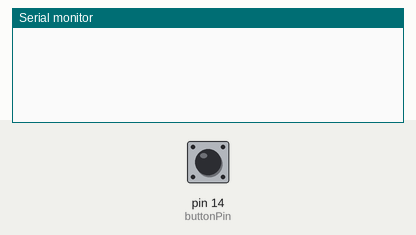
A sketch run on a simulated Arduino Uno, built with avr-gcc and run on an emulated ATmega328P. Parts: the last lines printed to the serial monitor. The inputs (shaded band) are chosen by the test bench; at power-on: pin 14 (buttonPin) HIGH.

Above: at 1.2 s.
1.3 s: pin 14 (buttonPin) pulled LOW for 0.15 s
At 2.6 s:
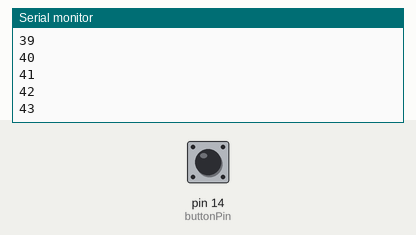
2.9 s: pin 14 (buttonPin) pulled LOW for 1 s
At 5.1 s:
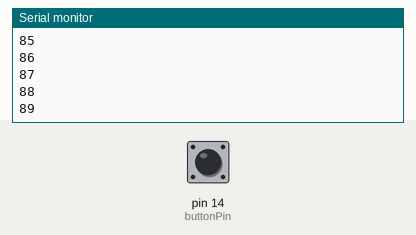
5.4 s: pin 14 (buttonPin) pulled LOW for 0.15 s
At 7.0 s:
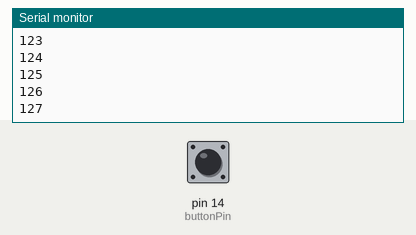
Timing chart, 0 to 8.5 s (numbered marks = the images above; inputs shaded):
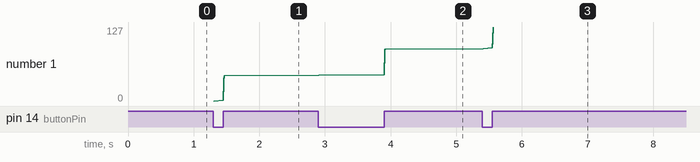

The sketch:

button_states.ino
```cpp
#include "button.h"

const uint8_t buttonPin = 14; //button A on the Romi

Button buttonA(buttonPin,10);

void setup()
{
  Serial.begin(115200);

  buttonA.Init();
}

unsigned long buttonCount = 0;

void loop()
{
  if(buttonA.CheckButtonPress())
  {
    Serial.println(buttonCount++);
  }
}
```

button.cpp
```cpp
#include "button.h"


Button::Button(uint8_t pin, uint32_t db)
{
  buttonPin = pin;
  debouncePeriod = db;

}

void Button::Init(bool usePullup = true) {
  if (usePullup) pinMode(buttonPin, INPUT_PULLUP);
  else pinMode(buttonPin, INPUT_PULLUP);
}

bool Button::CheckButtonPress(void) {
  tempButtonPos = buttonPos;
  buttonPos = digitalRead(buttonPin);

  switch (state) {
    case BUTTON_STABLE:
      if (buttonPos == tempButtonPos) {
        return false;
      }
      //change in button
      if (buttonPos != tempButtonPos) {
        state = BUTTON_UNSTABLE;
        lastBounceTime = millis();
        return false;
      }
      break;
    case BUTTON_UNSTABLE:
      //timer expires
      if (millis() >= lastBounceTime + debouncePeriod) {
        if (buttonPos == 0 && tempButtonPos == 0) {

          state = BUTTON_STABLE;

          return true;
        }
        else {
          state = BUTTON_STABLE;
          return false;
        }
      } else if (buttonPos != tempButtonPos) { //change in button
        lastBounceTime = millis();
        return false;
      }

      break;
  }


}


/* int8_t buttonPin = -1;

    enum BUTTON_STATE {BUTTON_STABLE, BUTTON_UNSTABLE};
    BUTTON_STATE state = BUTTON_STABLE;

    //assume active LOW
    uint8_t buttonPositon = HIGH;
    uint8_t tempButtonPos = HIGH;

    uint32_t lastBounceTime = 0;
    uint32_t debouncePeriod = 10; //in ms */
```

button.h
```cpp
#include <Arduino.h>
#ifndef __BUTTON_H
#define __BUTTON_H


class Button
{
  private:
    enum BUTTON_STATE {BUTTON_STABLE, BUTTON_UNSTABLE};
    BUTTON_STATE state = BUTTON_STABLE;

    int8_t buttonPin = -1;
    int8_t buttonPos = 1;

    //assume active LOW
    uint8_t buttonPositon = HIGH;
    uint8_t tempButtonPos = HIGH;

    uint32_t lastBounceTime = 0;
    uint32_t debouncePeriod = 10; //in ms

  public:
    Button(uint8_t pin, uint32_t db = 10);
    void Init(bool usePullup = true);
    bool CheckButtonPress(void);


};

#endif
```

Measured:
- after the input at 1.3 s, the serial monitor: prints a new line at once (image 1)
- after the input at 2.9 s, the serial monitor: prints a new line at once (image 2)
- after the input at 5.4 s, the serial monitor: prints a new line at once (image 3)
- plotted number 1: 43 → 89 after the input at 2.9 s, 89 → 127 after the input at 5.4 s
